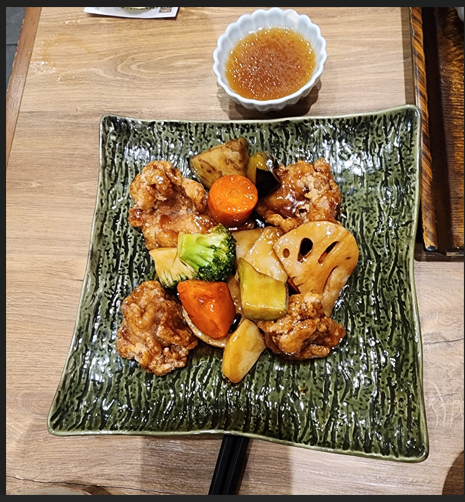
#> input picture images/photo_1.tif, 465 x 502 px; its folder holds only this picture in this run
$ python image_scaling.py
#> lines starting #> are read from the running program, lines starting #| are printed output that depends on the picture
#!/usr/bin/env python3

"""
Authored by: Potjamarn Arpornratn
Date: Nov 19, 2025

This script will scale and convert images in a given folder.
Usage: python image_scaling.py
"""

import os
from PIL import Image

def process_images(input_folder, output_folder):
    """Rotate, resize, and convert images in the input folder and save to output folder."""
#> called with input_folder = './images/', output_folder = './opt/icons/'
    if not os.path.exists(output_folder):
        os.makedirs(output_folder)

    for filename in os.listdir(input_folder):
        img_path = os.path.join(input_folder, filename)
        try:
            with Image.open(img_path) as img:
                # print(f"Processing: {img_path}")
                # Rotate 90 degrees clockwise
#> img is the input picture: PIL image 465x502 RGBA; mean R, G, B, A 146.3, 123.3, 94, 255
                img = img.rotate(-90)
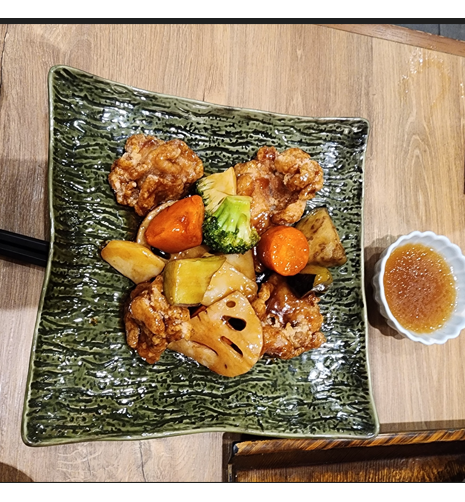
#> img: PIL image 465x502 RGBA; mean R, G, B, A 137.8, 115.8, 87.3, 236.2; transparent parts drawn white
                # Resize to 128x128
                img = img.resize((128, 128))
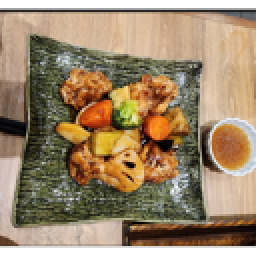
#> img: PIL image 128x128 RGBA (shown 2 times larger); mean R, G, B, A 138.3, 116.2, 87.7, 236.2; transparent parts drawn white
                # Save as JPEG in output folder
                base_filename = os.path.splitext(filename)[0]
                output_path = os.path.join(output_folder, f"{base_filename}.jpeg")
                print(output_path)
                # img = img.convert('RGB')
                img.convert('RGB').save(output_path, 'JPEG')
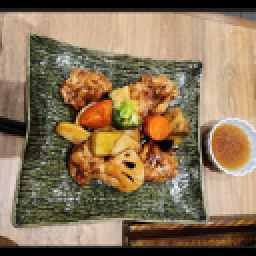
#> saved as photo_1.jpeg: PIL image 128x128 RGB (shown 2 times larger); mean R, G, B 138.3, 116.2, 87.7
                # print(f"Processed and saved: {output_path}")
        except Exception as e:
            print(f"Error processing {img_path}: {e}")


if __name__ == "__main__":
    input_folder = "./images/"  # Folder containing original images
    output_folder = "./opt/icons/"  # Folder to save processed images
    process_images(input_folder, output_folder)

$ run again, on images/photo_5.tif
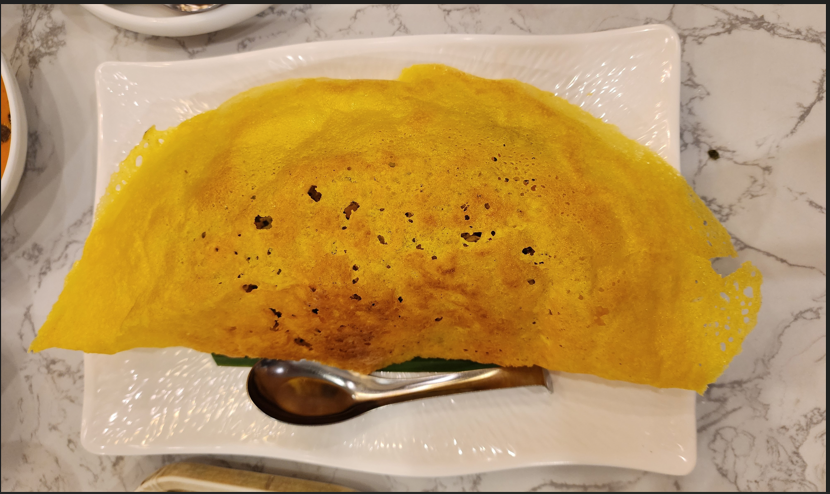
#> input picture images/photo_5.tif, 830 x 494 px
#> in process_images, img is the input picture: PIL image 830x494 RGBA; mean R, G, B, A 184.7, 148.9, 92.9, 255
#> in process_images, `img = img.resize((128, 128))`:
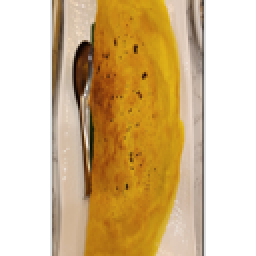
#> img: PIL image 128x128 RGBA (shown 2 times larger); mean R, G, B, A 111.4, 85.9, 45.3, 151.8; transparent parts drawn white
#> in process_images, `img.convert('RGB').save(output_path, 'JPEG')`:
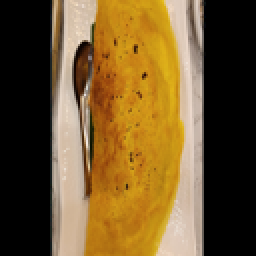
#> saved as photo_5.jpeg: PIL image 128x128 RGB (shown 2 times larger); mean R, G, B 111.4, 85.9, 45.3

$ run again, on images/photo_2.tif
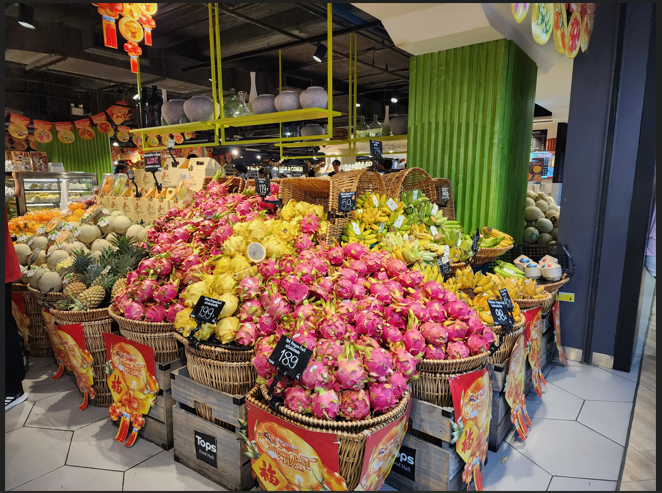
#> input picture images/photo_2.tif, 662 x 493 px
#> in process_images, img is the input picture: PIL image 662x493 RGBA; mean R, G, B, A 115.4, 94.1, 73.4, 255
#> in process_images, `img = img.rotate(-90)`:
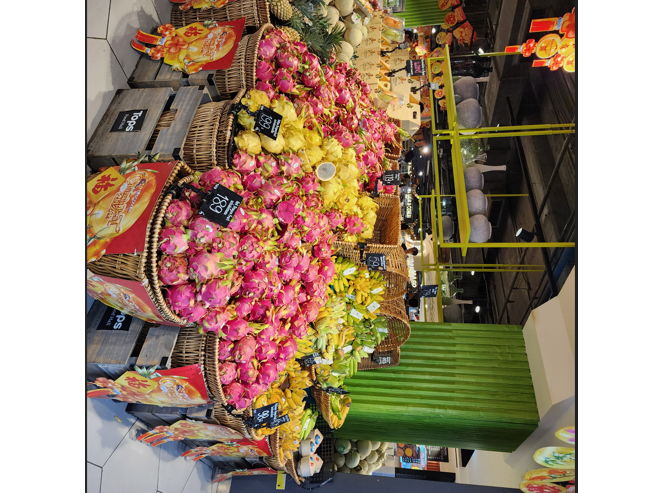
#> img: PIL image 662x493 RGBA; mean R, G, B, A 93.6, 74, 54.2, 189.9; transparent parts drawn white
#> in process_images, `img.convert('RGB').save(output_path, 'JPEG')`:
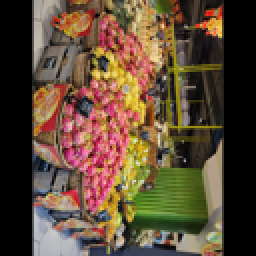
#> saved as photo_2.jpeg: PIL image 128x128 RGB (shown 2 times larger); mean R, G, B 94, 74.4, 54.5

$ run again, on images/photo_3.tif
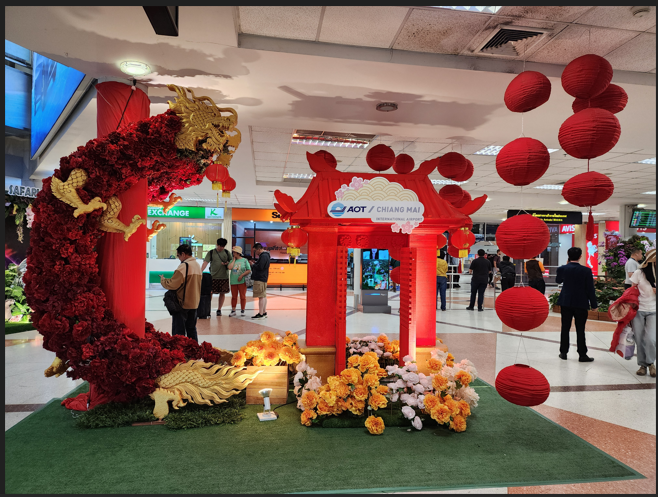
#> input picture images/photo_3.tif, 658 x 497 px
#> in process_images, img is the input picture: PIL image 658x497 RGBA; mean R, G, B, A 128.2, 96.8, 86, 255
#> in process_images, `img = img.rotate(-90)`:
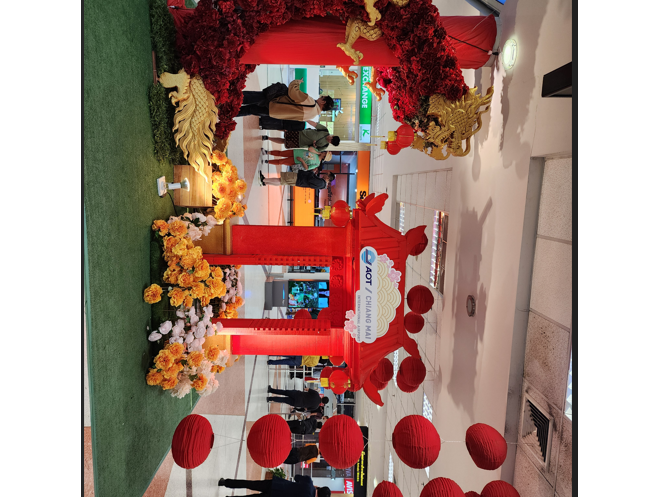
#> img: PIL image 658x497 RGBA; mean R, G, B, A 101.6, 73.5, 63.2, 192.6; transparent parts drawn white
#> in process_images, `img.convert('RGB').save(output_path, 'JPEG')`:
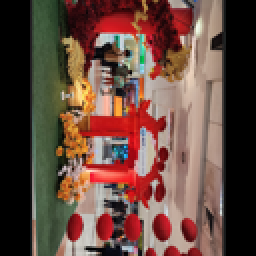
#> saved as photo_3.jpeg: PIL image 128x128 RGB (shown 2 times larger); mean R, G, B 101.9, 73.8, 63.5

$ run again, on images/photo_4.tif
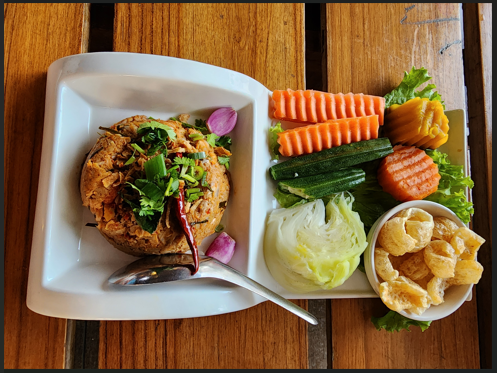
#> input picture images/photo_4.tif, 497 x 373 px
#> in process_images, img is the input picture: PIL image 497x373 RGBA; mean R, G, B, A 133.3, 101.8, 66.1, 255
#> in process_images, `img = img.rotate(-90)`:
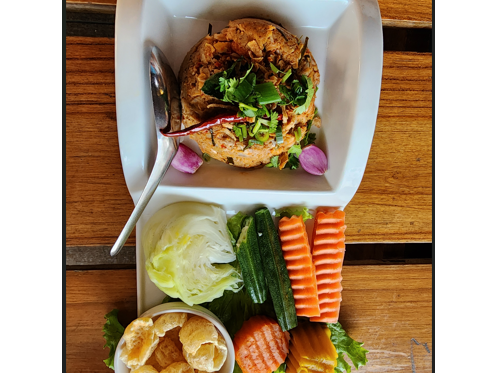
#> img: PIL image 497x373 RGBA; mean R, G, B, A 104.3, 80.6, 52.6, 191.4; transparent parts drawn white
#> in process_images, `img.convert('RGB').save(output_path, 'JPEG')`:
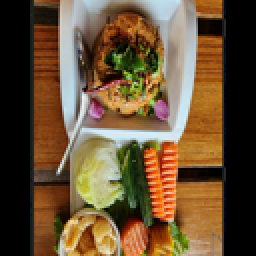
#> saved as photo_4.jpeg: PIL image 128x128 RGB (shown 2 times larger); mean R, G, B 104.6, 80.9, 53.1
